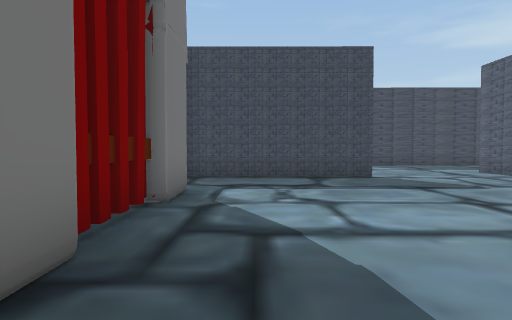
[1] (above)

24 first-person views from a walk through a 3-D level made in the Unity game engine. The camera is 1.5 m above the floor, tilts 2° down and sees 75° across. The floor is counted in squares, 2 m on a side. Each view is taken from the middle of a square. On the plan, view 1 faces up. The plan holds only what a view shows up to about 11 squares ahead; the rest is blank. The place goes on beyond the plan. The player character is not drawn.

[2]
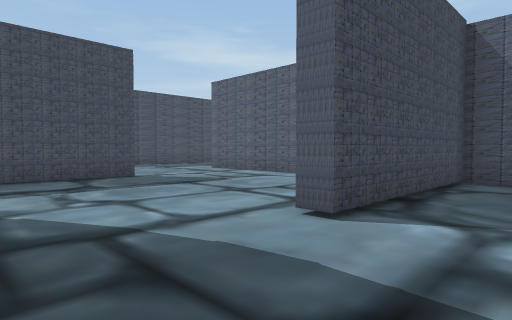

[3]
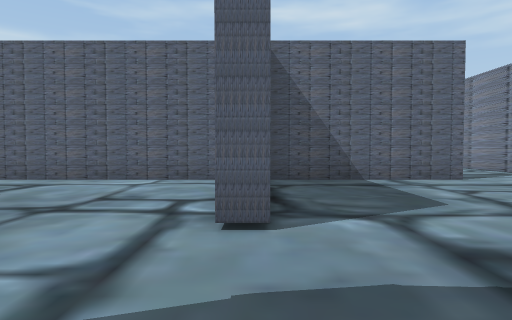

[4]
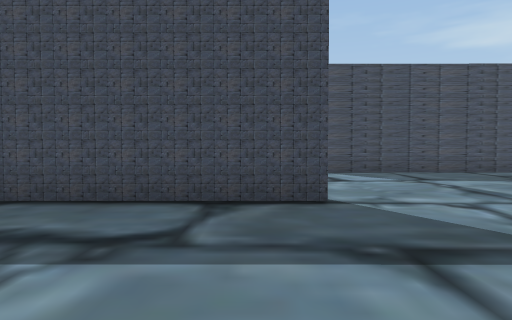

[5]
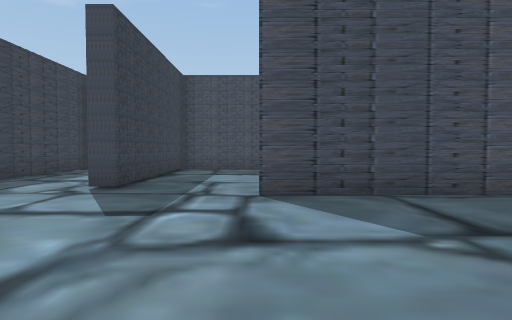

[6]
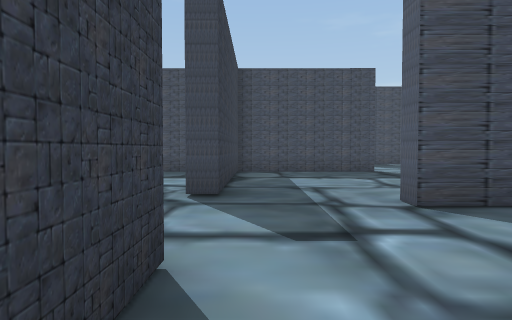

[7]
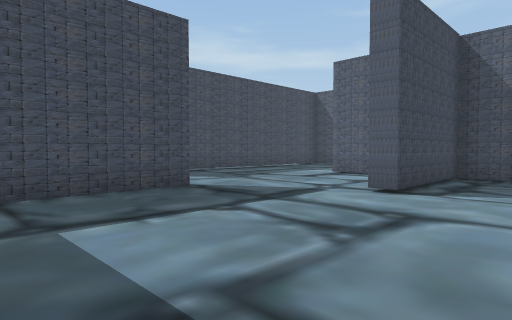

[8]
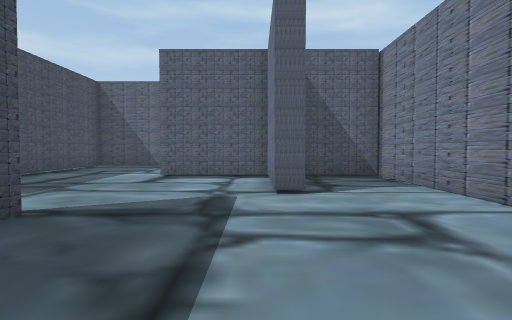

[9]
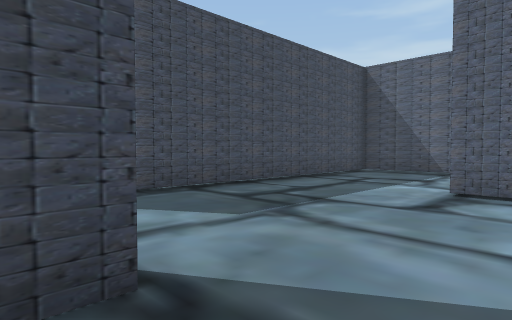

[10]
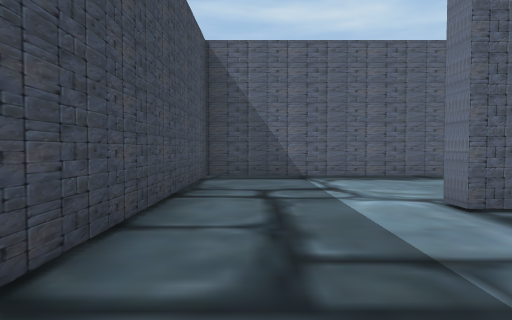

[11]
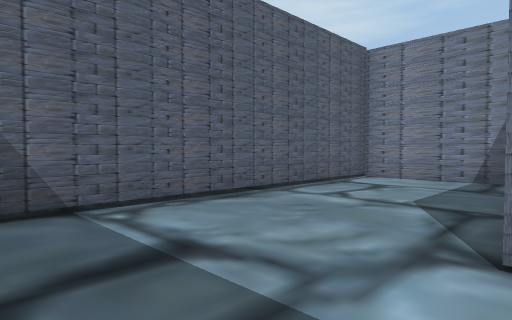

[12]
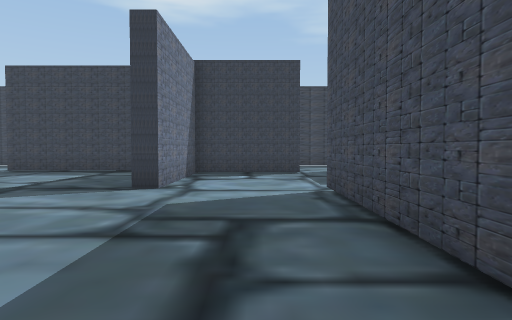

[13]
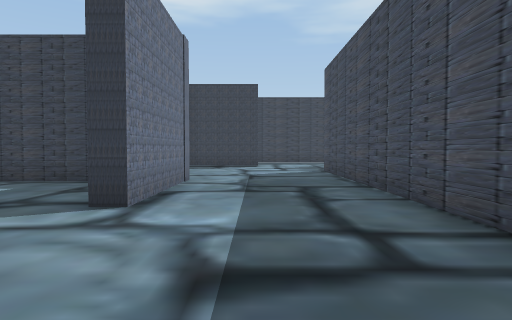

[14]
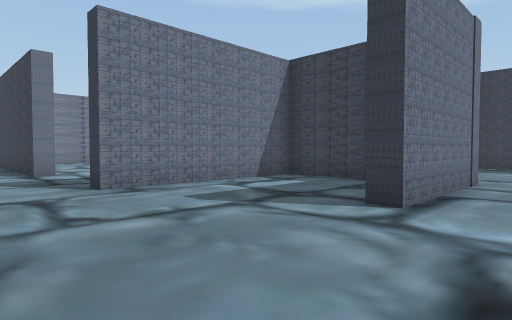

[15]
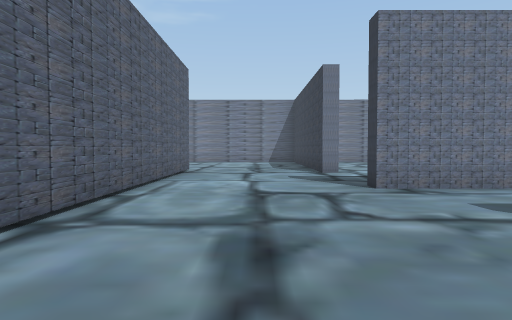

[16]
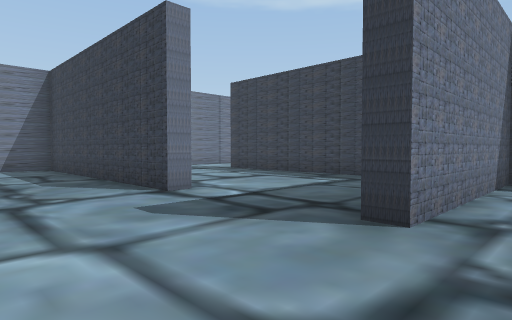

[17]
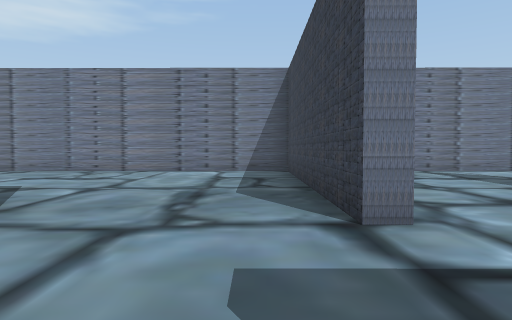

[18]
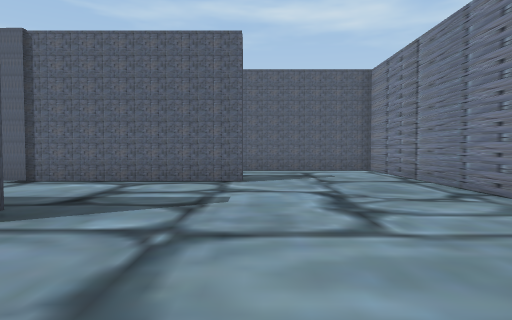

[19]
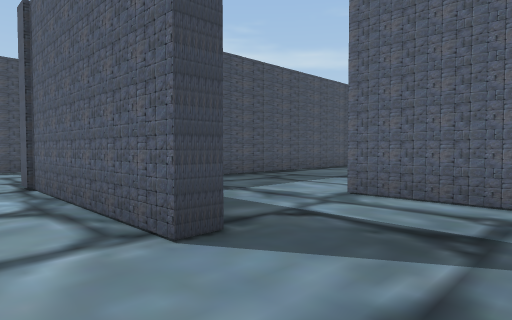

[20]
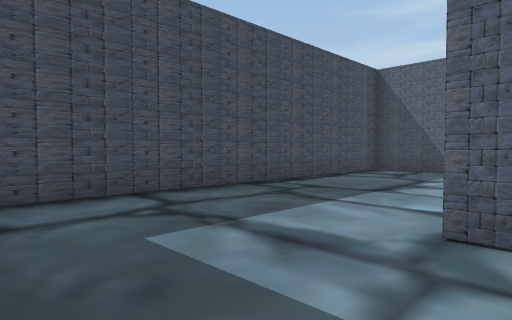

[21]
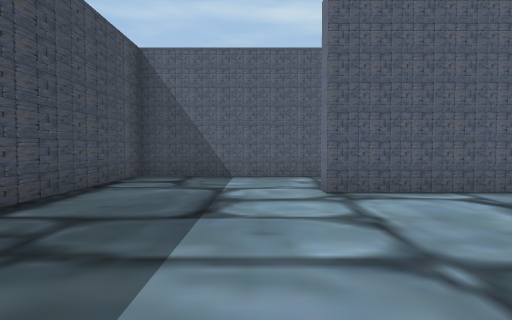

[22]
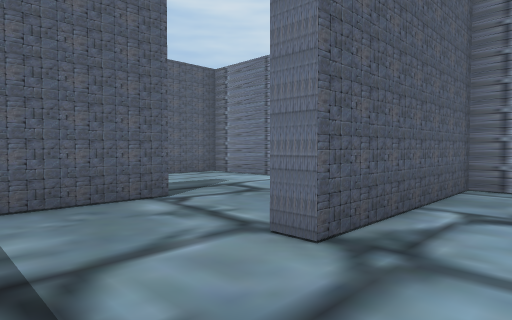

[23]
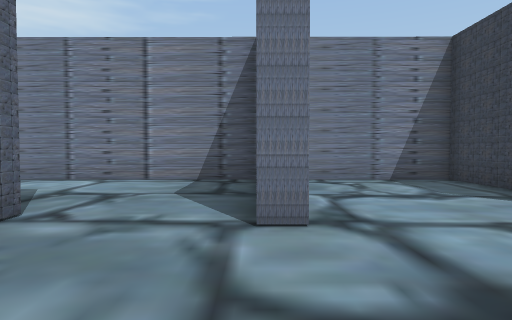

[24]
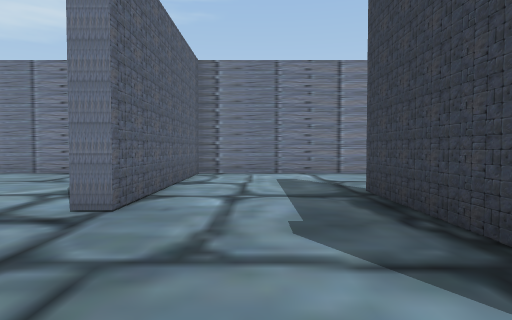

### Floor plan
Points are (right, up) in squares from view 1. A wall is a line through its corners. A room is listed if a view was taken in it or the views show most of it. See-through windows are left out.
Room 1 (views 1, 2, 3, 4, 5, 6, 7, 8, 9, 10, 11, 12, 13, 14, 15, 16, 17, 18, 19, 20, 24)
walls: (12.4, 1.8) (13, 1.8) (13, -5.5); (17.2, 0.9) (17.2, 9.1); (22.2, 7.8) (21.5, 7.8); (7.5, 8.2) (7.5, 5.8) (12.8, 5.8) (12.8, 5.3); (12.2, 14.2) (4.1, 14.2) (4.1, 14.8); (12.2, 14.7) (15.2, 14.7) (15.2, 24.2) (6.1, 24.3); (7.5, 2.6) (7.5, 0); (7, 2.9) (7, 10.4) (10.8, 10.4) (10.8, 9.8); (22, -1.7) (21.4, -1.7) (21.4, 3.6); (10.9, 17.6) (10.9, 20.5) (11.4, 20.5); (6.2, 14.7) (10.9, 14.7) (10.9, 17.2) (7.4, 17.2) (7.4, 17.7) (10.6, 17.7); (3, 8.5) (-1.8, 8.6); (7, -3) (7, 1.9) (2, 1.9) (2, 2.5); (12.9, -5.8) (25, -5.8) (25, -1.1); (1.4, 12.1) (1.4, 10); (5.8, -5.7) (10, -5.7); (-1.2, 5.8) (-1.2, 4.6); (-1.4, 4.5) (-1.4, 2.8); (-1.2, 3.2) (-1.2, 2.5); (-1.2, 2.3) (-1.2, 1.5); (33.1, 1.6) (33.1, -1.8); (1.4, 20.4) (1.4, 15.1) (0.9, 15.1); (29.9, -5.8) (36.7, -5.8) (36.7, 0.1) (37.2, 0.1); (32.6, -1.8) (32.6, -0.6); (-0.2, 20.7) (-1.1, 20.7); (-2, 20) (-2, 16.8); (2.1, 24.4) (2.1, 21.2) (5.8, 21.2) (5.8, 20.7) (1.3, 20.7)
ways out: opening at (24, -0.3) to room 2; opening at (31.5, -0.5) to room 2; gap at (2, 24)
Room 2 (views 21, 22, 23)
walls: (25.5, -3.9) (25.5, -5.8) (29.5, -5.8) (29.5, -1.2) (30, -1.2); (32.6, -0.6) (32.6, 3) (22.6, 3)
ways out: opening at (24, -0.3) to room 1; opening at (31.5, -0.5) to room 1

Positions as (right, up) in squares from view 1, and headings:
1: (0, 0), facing up
2: (-1, 0), facing up-right
3: (-1, 2), facing right
4: (2, 4), facing up
5: (4, 9), facing up
6: (2, 10), facing up
7: (2, 15), facing up-right
8: (2, 18), facing right
9: (5, 19), facing up-right
10: (7, 23), facing right
11: (11, 23), facing down-right
12: (12, 23), facing left
13: (15, 12), facing left
14: (15, 12), facing down-left
15: (15, 12), facing down
16: (16, 7), facing down-left
17: (14, 5), facing down
18: (14, -2), facing right
19: (20, -4), facing up-right
20: (22, -2), facing up-right
21: (24, 0), facing right
22: (28, 1), facing down-right
23: (30, 2), facing down
24: (35, 4), facing down
